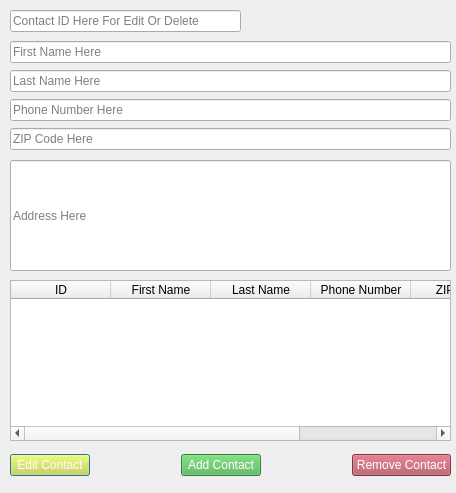
<?xml version="1.0" encoding="UTF-8"?>
<ui version="4.0">
 <class>Dialog</class>
 <widget class="QDialog" name="Dialog">
  <property name="geometry">
   <rect>
    <x>0</x>
    <y>0</y>
    <width>456</width>
    <height>493</height>
   </rect>
  </property>
  <property name="minimumSize">
   <size>
    <width>456</width>
    <height>493</height>
   </size>
  </property>
  <property name="maximumSize">
   <size>
    <width>456</width>
    <height>493</height>
   </size>
  </property>
  <property name="mouseTracking">
   <bool>false</bool>
  </property>
  <property name="windowTitle">
   <string>Dialog</string>
  </property>
  <widget class="QLineEdit" name="Address_Input">
   <property name="geometry">
    <rect>
     <x>10</x>
     <y>160</y>
     <width>441</width>
     <height>111</height>
    </rect>
   </property>
   <property name="placeholderText">
    <string>Address Here</string>
   </property>
  </widget>
  <widget class="QLineEdit" name="ContactID_input">
   <property name="geometry">
    <rect>
     <x>10</x>
     <y>10</y>
     <width>231</width>
     <height>22</height>
    </rect>
   </property>
   <property name="placeholderText">
    <string>Contact ID Here For Edit Or Delete</string>
   </property>
  </widget>
  <widget class="QWidget" name="layoutWidget">
   <property name="geometry">
    <rect>
     <x>10</x>
     <y>440</y>
     <width>441</width>
     <height>51</height>
    </rect>
   </property>
   <layout class="QHBoxLayout" name="horizontalLayout">
    <item>
     <widget class="QPushButton" name="EditContact">
      <property name="styleSheet">
       <string notr="true">QPushButton{
	background: #dada39;
	color: white;
}</string>
      </property>
      <property name="text">
       <string>Edit Contact</string>
      </property>
     </widget>
    </item>
    <item>
     <spacer name="horizontalSpacer_2">
      <property name="orientation">
       <enum>Qt::Horizontal</enum>
      </property>
      <property name="sizeHint" stdset="0">
       <size>
        <width>40</width>
        <height>20</height>
       </size>
      </property>
     </spacer>
    </item>
    <item>
     <widget class="QPushButton" name="AddContact">
      <property name="styleSheet">
       <string notr="true">QPushButton{
	background: #4caf50;
	color: white;
}</string>
      </property>
      <property name="text">
       <string>Add Contact</string>
      </property>
     </widget>
    </item>
    <item>
     <spacer name="horizontalSpacer">
      <property name="orientation">
       <enum>Qt::Horizontal</enum>
      </property>
      <property name="sizeHint" stdset="0">
       <size>
        <width>40</width>
        <height>20</height>
       </size>
      </property>
     </spacer>
    </item>
    <item>
     <widget class="QPushButton" name="RemoveContact">
      <property name="styleSheet">
       <string notr="true">QPushButton{
	background: #af4c5b;
	color: white;
}</string>
      </property>
      <property name="text">
       <string>Remove Contact</string>
      </property>
     </widget>
    </item>
   </layout>
  </widget>
  <widget class="QWidget" name="layoutWidget">
   <property name="geometry">
    <rect>
     <x>10</x>
     <y>40</y>
     <width>441</width>
     <height>111</height>
    </rect>
   </property>
   <layout class="QVBoxLayout" name="verticalLayout">
    <item>
     <widget class="QLineEdit" name="FName_input">
      <property name="placeholderText">
       <string>First Name Here</string>
      </property>
     </widget>
    </item>
    <item>
     <widget class="QLineEdit" name="Lname_input">
      <property name="placeholderText">
       <string>Last Name Here</string>
      </property>
     </widget>
    </item>
    <item>
     <widget class="QLineEdit" name="PNumber_input">
      <property name="placeholderText">
       <string>Phone Number Here</string>
      </property>
     </widget>
    </item>
    <item>
     <widget class="QLineEdit" name="ZIPcode_input">
      <property name="placeholderText">
       <string>ZIP Code Here</string>
      </property>
     </widget>
    </item>
   </layout>
  </widget>
  <widget class="QTableWidget" name="StatusTable_ToolTip">
   <property name="geometry">
    <rect>
     <x>10</x>
     <y>280</y>
     <width>441</width>
     <height>161</height>
    </rect>
   </property>
   <column>
    <property name="text">
     <string>ID</string>
    </property>
   </column>
   <column>
    <property name="text">
     <string>First Name</string>
    </property>
   </column>
   <column>
    <property name="text">
     <string>Last Name</string>
    </property>
   </column>
   <column>
    <property name="text">
     <string>Phone Number</string>
    </property>
   </column>
   <column>
    <property name="text">
     <string>ZIP Code</string>
    </property>
   </column>
   <column>
    <property name="text">
     <string>Address</string>
    </property>
   </column>
  </widget>
 </widget>
 <resources/>
 <connections/>
</ui>
